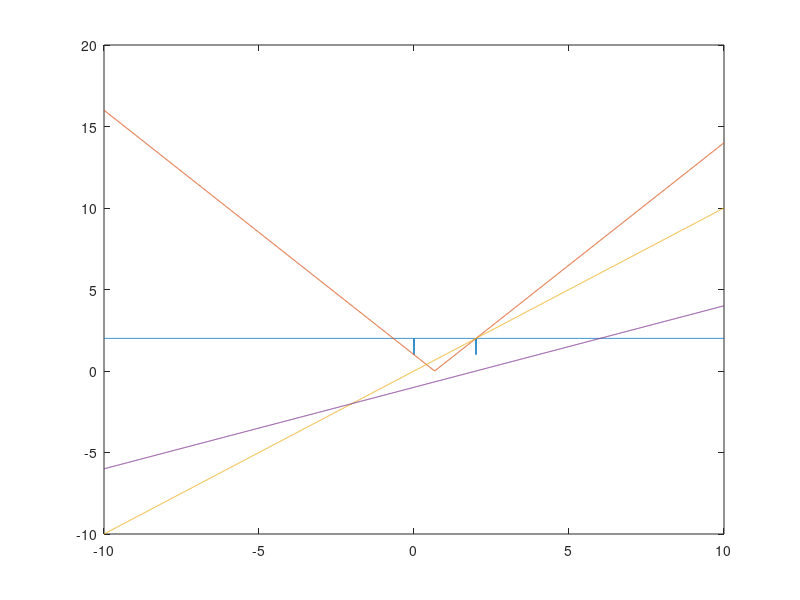

This chart was generated by the following MATLAB code:
%%Find the L0 norm
A = [1,-2];
b = 2;
x = (-10:.01:10)';
y = 0.5*x-1; %1D solution to linear equation
X = [x,y];
X0 = X;
X0(X0~=0)=1; %turn nonzero values into 1's
L0 = abs(sum(X0,2)); %L0 norm
[min0,ind0] = min(L0); %NOT THE ONLY MIN
plot(x,L0)
hold on
%%Find the L1 norm
X1 = X;
L1 = abs(sum(X1,2));
[min1,ind1] = min(L1);
plot(x,L1)
%%Find the L2 norm
X2 = X;
L2 = rssq(X2,2);
[min2,ind2] = min(L2);
plot(x,X2);
%%Find the L_inf norm
X8 = X;
L8 = max(X8,[],2);
[min8,ind8] = min(L8);
